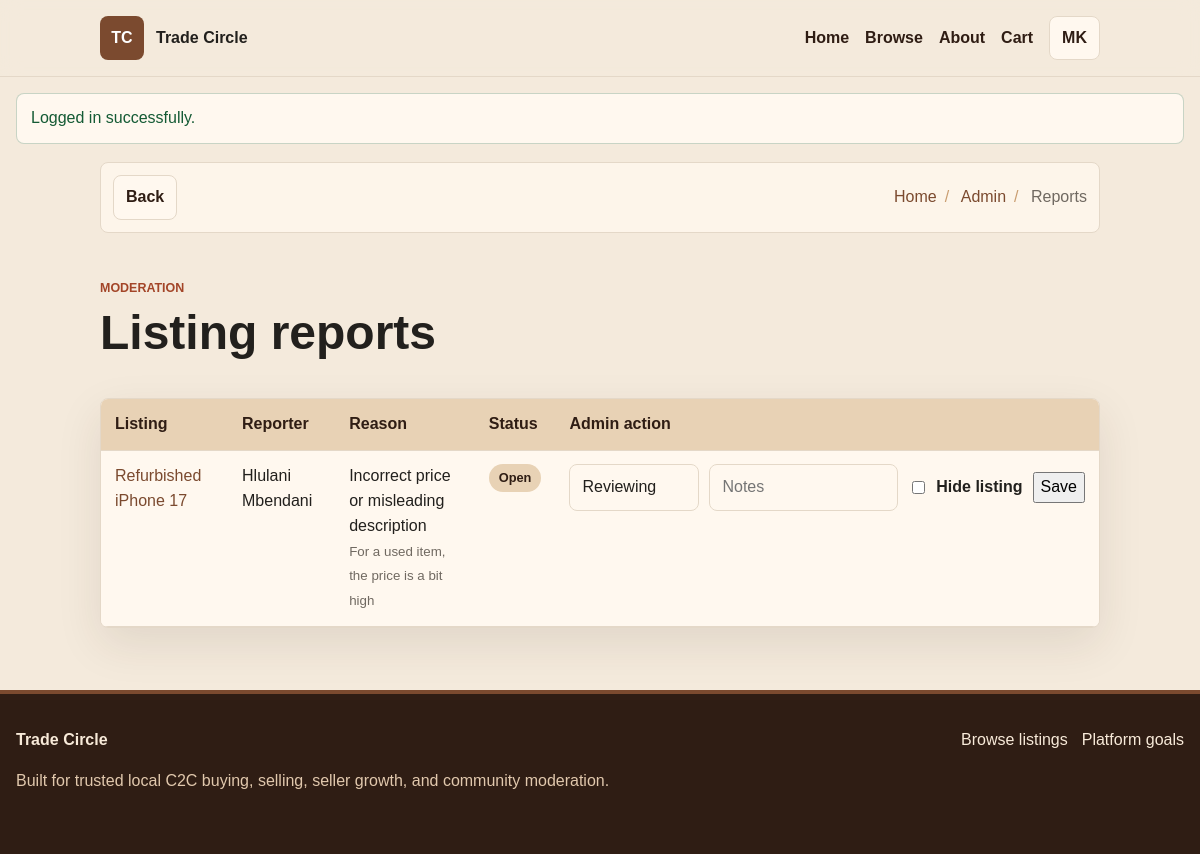
Page /admin_reports.php (signed in) on the committed database.
### tables this page shows
CREATE TABLE `users` (
  `id` int(11) NOT NULL,
  `full_name` varchar(120) NOT NULL,
  `email` varchar(160) NOT NULL,
  `password` varchar(120) NOT NULL,
  `role` enum('buyer','seller','admin','superadmin') NOT NULL DEFAULT 'buyer',
  `phone` varchar(40) DEFAULT NULL,
  `id_number` varchar(13) DEFAULT NULL,
  `location` varchar(160) DEFAULT NULL,
  `address_line1` varchar(160) DEFAULT NULL,
  `address_line2` varchar(160) DEFAULT NULL,
  `suburb` varchar(120) DEFAULT NULL,
  `city` varchar(120) DEFAULT NULL,
  `province` varchar(120) DEFAULT NULL,
  `zip_code` varchar(12) DEFAULT NULL,
  `bio` text DEFAULT NULL,
  `verification_status` enum('unverified','pending','approved','rejected') NOT NULL DEFAULT 'unverified',
  `status` enum('active','suspended') NOT NULL DEFAULT 'active'
);

CREATE TABLE `reports` (
  `id` int(11) NOT NULL,
  `listing_id` int(11) NOT NULL,
  `reporter_id` int(11) DEFAULT NULL,
  `reason` varchar(120) NOT NULL,
  `details` text DEFAULT NULL,
  `status` enum('open','reviewing','resolved','dismissed') NOT NULL DEFAULT 'open',
  `admin_id` int(11) DEFAULT NULL,
  `admin_notes` text DEFAULT NULL
);

CREATE TABLE `listings` (
  `id` int(11) NOT NULL,
  `seller_id` int(11) NOT NULL,
  `category_id` int(11) NOT NULL,
  `title` varchar(140) NOT NULL,
  `description` text NOT NULL,
  `price` decimal(10,2) NOT NULL,
  `item_condition` enum('new','like_new','good','fair','service') NOT NULL DEFAULT 'good',
  `genre` varchar(80) DEFAULT NULL,
  `quantity` int(11) NOT NULL DEFAULT 1,
  `status` enum('available','pending','sold','cancelled','hidden') NOT NULL DEFAULT 'available',
  `image_path` varchar(255) DEFAULT NULL,
  `location` varchar(160) DEFAULT NULL
);

### includes/db.php (called while the page is built, shortened)
<?php
function db(): PDO
{
    static $pdo = null;
    if ($pdo instanceof PDO) {
        return $pdo;
    }
    $dsn = 'mysql:host=' . DB_HOST . ';port=' . DB_PORT . ';dbname=' . DB_NAME . ';charset=' . DB_CHARSET;
    $pdo = new PDO($dsn, DB_USER, DB_PASS, [
        PDO::ATTR_ERRMODE => PDO::ERRMODE_EXCEPTION,
        PDO::ATTR_DEFAULT_FETCH_MODE => PDO::FETCH_ASSOC,
        PDO::ATTR_EMULATE_PREPARES => false,
    ]);
    return $pdo;
}

### includes/auth.php (called while the page is built, shortened)
<?php
require_once __DIR__ . '/functions.php';
function current_user(): ?array
{
    static $cachedUser = null;
    if ($cachedUser && (int) $cachedUser['id'] === (int) $_SESSION['user_id']) {
        return $cachedUser;
    }
    $stmt = db()->prepare('SELECT * FROM users WHERE id = ? LIMIT 1');
    $stmt->execute([(int) $_SESSION['user_id']]);
    $user = $stmt->fetch();
    $cachedUser = $user ?: null;
    return $cachedUser;
}
function is_logged_in(): bool
{
    return current_user() !== null;
}
function require_login(): void
{
    if (!is_logged_in()) {
        flash('warning', 'Please log in to continue.');
        redirect('login.php');
    }
}
function require_role(array|string $roles): void
{
    require_login();
}

### admin_reports.php (the view, shortened to what this page needs)
<?php
require_role(['admin', 'superadmin']);
$pageTitle = 'Reports';
$reports = db()->query(
    'SELECT r.*, l.title, u.full_name AS reporter_name
     FROM reports r
     JOIN listings l ON l.id = r.listing_id
     LEFT JOIN users u ON u.id = r.reporter_id
     WHERE r.status IN ("open", "reviewing")
     ORDER BY r.id DESC'
)->fetchAll();
require_once __DIR__ . '/includes/header.php';
?>
<section class="page-hero compact">
    <p class="eyebrow">Moderation</p>
    <h1>Listing reports</h1>
</section>
<section class="section-shell">
    <div class="table-wrap">
        <table>
            <thead><tr><th>Listing</th><th>Reporter</th><th>Reason</th><th>Status</th><th>Admin action</th></tr></thead>
            <tbody>
            <?php foreach ($reports as $report): ?>
                <tr>
                    <td><a href="<?= e(url_for('listing.php?id=' . (int) $report['listing_id'])) ?>"><?= e($report['title']) ?></a></td>
                    <td><?= e($report['reporter_name'] ?: 'Visitor') ?></td>
                    <td><?= e($report['reason']) ?><br><small><?= e($report['details']) ?></small></td>
                    <td><span class="pill"><?= e(status_label($report['status'])) ?></span></td>
                    <td>
                        <form class="report-form" method="post">
                            <select name="status">
                                <?php foreach (['reviewing', 'resolved', 'dismissed'] as $status): ?>
                                    <option value="<?= e($status) ?>" <?= $report['status'] === $status ? 'selected' : '' ?>><?= e(status_label($status)) ?></option>
                                <?php endforeach; ?>
                            </select>
                            <input type="text" name="admin_notes" value="<?= e($report['admin_notes']) ?>" placeholder="Notes">
                            <label class="checkbox-line"><input type="checkbox" name="hide_listing" value="1"> Hide listing</label>
                            <button type="submit">Save</button>
                        </form>
                    </td>
                </tr>
            <?php endforeach; ?>
            </tbody>
        </table>
    </div>
</section>
<?php require_once __DIR__ . '/includes/footer.php'; ?>

### includes/header.php (shortened to what this page needs)
<?php
$pageTitle = $pageTitle ?? APP_NAME;
$user = current_user();
$cartCount = get_cart_count();
$crumbs = breadcrumbs($pageTitle);
$logoFile = __DIR__ . '/../assets/images/logo.png';
$hasLogo = is_file($logoFile) && filesize($logoFile) > 0;
$flashMessages = pull_flash();
?>
<!doctype html>
<html lang="en" data-theme="light">
<head>
    <link rel="stylesheet" href="<?= e(url_for('assets/css/styles.css')) ?>">
</head>
<body class="page-<?= e(str_replace(['.php', '_'], ['', '-'], page_file())) ?>">
<header class="site-header">
    <nav class="nav-shell" aria-label="Main navigation">
        <a class="brand" href="<?= e(url_for('index.php')) ?>">
            <span class="brand-mark <?= $hasLogo ? '' : 'brand-fallback' ?>">
            </span>
            <span>
                <strong><?= e(APP_NAME) ?></strong>
            </span>
        </a>
        <div class="nav-links" data-nav-menu>
            <?= nav_link('index.php', 'Home', 'home') ?>
            <?= nav_link('listings.php', 'Browse', 'browse') ?>
            <?= nav_link('about.php', 'About', 'about') ?>
            <?= nav_link('cart.php', 'Cart' . ($cartCount ? ' (' . $cartCount . ')' : ''), 'cart') ?>
            <?php if ($user): ?>
                <div class="profile-menu">
                    <button class="profile-trigger" type="button" data-profile-toggle aria-expanded="false">
                        <span><?= e(initials($user['full_name'])) ?></span>
                    </button>
                </div>
            <?php endif; ?>
        </div>
    </nav>
</header>
<main>
    <?php if ($flashMessages): ?>
        <div class="flash-wrap" aria-live="polite">
            <?php foreach ($flashMessages as $message): ?>
                <div class="flash flash-<?= e($message['type']) ?>"><?= e($message['message']) ?></div>
            <?php endforeach; ?>
        </div>
    <?php endif; ?>
    <?php if (!in_array(page_file(), ['index.php', ''], true)): ?>
        <nav class="breadcrumb-shell" aria-label="Breadcrumb">
            <button class="back-button" type="button" data-back-button data-home-url="<?= e(url_for('index.php')) ?>"><?= nav_icon('back') ?><span>Back</span></button>
            <ol class="breadcrumbs">
                <?php foreach ($crumbs as $crumb): ?>
                    <li>
                        <?php if ($crumb['url']): ?>
                            <a href="<?= e($crumb['url']) ?>"><?= e($crumb['label']) ?></a>
                        <?php else: ?>
                            <span><?= e($crumb['label']) ?></span>
                        <?php endif; ?>
                    </li>
                <?php endforeach; ?>
            </ol>
        </nav>
    <?php endif; ?>

### rows in the picture
users: full_name "MK"
reports: listing.title "Refurbished iPhone 17", reporter.full_name "Hlulani Mbendani", reason "Incorrect price or misleading description", details "For a used item, the price is a bit high", status "Open"

### other values in the picture
APP_NAME "Trade Circle"
$label "Home Browse About Cart"
$message['message'] "Logged in successfully."
$crumb['label'] "Home"
$crumb['label'] "Admin"
$crumb['label'] "Reports"
form field status "Reviewing"
